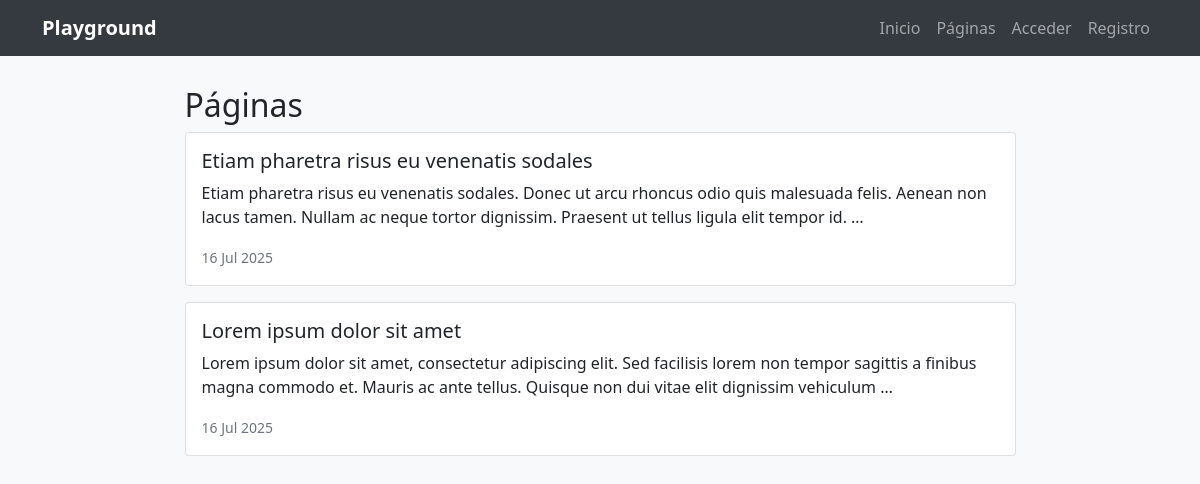
The page /pages/ on the database as committed earlier.
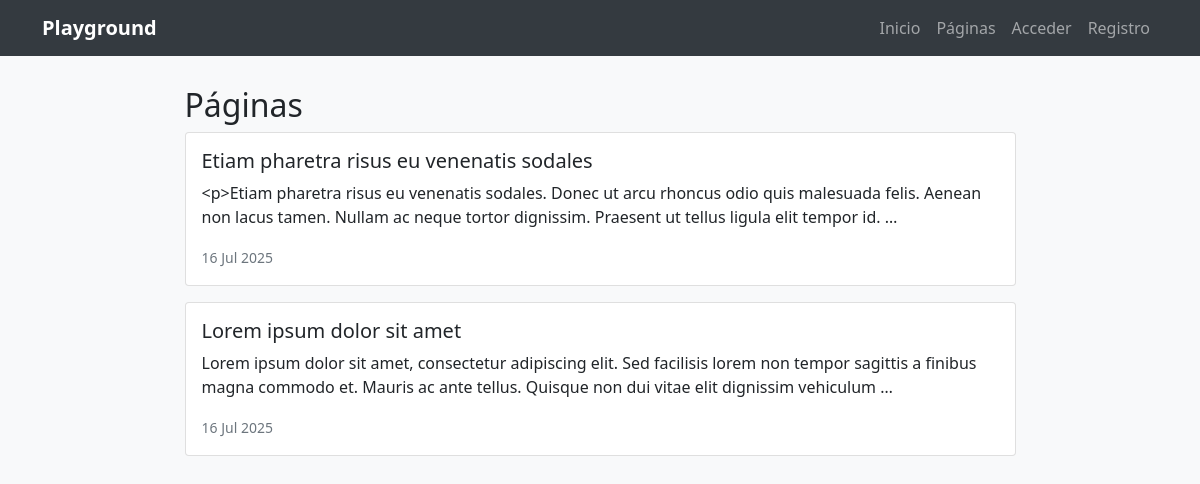
The same page on the database as committed later.
### pages/models.py (models this page shows, shortened)
class Page(models.Model):
    title = models.CharField(max_length=200, verbose_name="Título")
    content = RichTextField(verbose_name="Contenido")
    order = models.SmallIntegerField(verbose_name="Orden", default=0)
    created = models.DateTimeField(auto_now_add=True, verbose_name="Fecha de creación")
    updated = models.DateTimeField(auto_now=True, verbose_name="Fecha de edición")
    class Meta:
        verbose_name = "página"
        verbose_name_plural = "páginas"
        ordering = ['order', 'title']

### pages/templates/pages/page_list.html (shortened to what this page needs)
{% extends 'core/base.html' %}
{% block content %}
<div class="container" style="margin-top: 30px;">
    <div class="row">
        <div class="col-md-9 mx-auto">
            <h2>Páginas</h2>
            {% if page_list %}
                {% for page in page_list %}
                    <div class="card mb-3">
                        <div class="card-body">
                            <h5 class="card-title">
                                <a href="{% url 'page' page.pk %}" class="text-decoration-none text-dark">
                                    {{ page.title }}
                                </a>
                            </h5>
                            <p class="card-text">{{ page.content|truncatewords:30 }}</p>
                            <small class="text-muted">{{ page.created|date:"d M Y" }}</small>
                        </div>
                    </div>
                {% endfor %}
            {% else %}
                <div class="alert alert-info">
                    <p>No hay páginas disponibles.</p>
                </div>
            {% endif %}
        </div>
    </div>
</div>
{% endblock %}

Rows that differ between the two databases and show on the page:
changed Page "Etiam pharetra risus eu venenatis sodales": content "Etiam pharetra risus eu venenatis…" → "<p>Etiam pharetra risus eu venenatis…"
